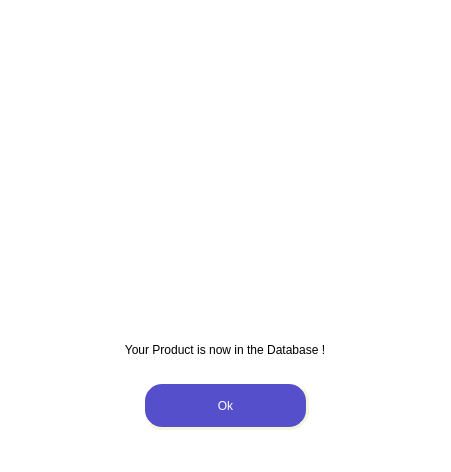
<?xml version="1.0" encoding="UTF-8"?>
<ui version="4.0">
 <class>Product_dialogue_Window</class>
 <widget class="QMainWindow" name="Product_dialogue_Window">
  <property name="geometry">
   <rect>
    <x>0</x>
    <y>0</y>
    <width>451</width>
    <height>472</height>
   </rect>
  </property>
  <property name="windowTitle">
   <string>MainWindow</string>
  </property>
  <property name="styleSheet">
   <string notr="true">background-color:white;</string>
  </property>
  <widget class="QWidget" name="centralwidget">
   <layout class="QGridLayout" name="gridLayout_3">
    <item row="0" column="0">
     <widget class="QWidget" name="verticalWidget" native="true">
      <property name="minimumSize">
       <size>
        <width>433</width>
        <height>428</height>
       </size>
      </property>
      <property name="maximumSize">
       <size>
        <width>433</width>
        <height>428</height>
       </size>
      </property>
      <layout class="QVBoxLayout" name="verticalLayout">
       <item>
        <widget class="QLabel" name="label">
         <property name="minimumSize">
          <size>
           <width>431</width>
           <height>311</height>
          </size>
         </property>
         <property name="maximumSize">
          <size>
           <width>431</width>
           <height>311</height>
          </size>
         </property>
         <property name="styleSheet">
          <string notr="true">background-image: url(:/sign_in_dialogue/undraw_Happy_announcement_re_tsm0.png);</string>
         </property>
         <property name="text">
          <string/>
         </property>
         <property name="pixmap">
          <pixmap resource="qrc_main.qrc">:/database/undraw_Folder_files_re_2cbm.png</pixmap>
         </property>
         <property name="scaledContents">
          <bool>true</bool>
         </property>
         <property name="wordWrap">
          <bool>false</bool>
         </property>
        </widget>
       </item>
       <item>
        <layout class="QGridLayout" name="gridLayout_2">
         <item row="0" column="0">
          <widget class="QLabel" name="output_message">
           <property name="minimumSize">
            <size>
             <width>400</width>
             <height>50</height>
            </size>
           </property>
           <property name="maximumSize">
            <size>
             <width>400</width>
             <height>50</height>
            </size>
           </property>
           <property name="styleSheet">
            <string notr="true">QLabel {
	font: 10pt &quot;Eras Medium ITC&quot;;
	}</string>
           </property>
           <property name="text">
            <string>&lt;html&gt;&lt;head/&gt;&lt;body&gt;&lt;p align=&quot;center&quot;&gt;Your Product is now in the Database !&lt;/p&gt;&lt;/body&gt;&lt;/html&gt;</string>
           </property>
          </widget>
         </item>
        </layout>
       </item>
       <item>
        <layout class="QGridLayout" name="gridLayout">
         <item row="0" column="0">
          <widget class="QPushButton" name="ok">
           <property name="sizePolicy">
            <sizepolicy hsizetype="Ignored" vsizetype="Ignored">
             <horstretch>0</horstretch>
             <verstretch>0</verstretch>
            </sizepolicy>
           </property>
           <property name="minimumSize">
            <size>
             <width>167</width>
             <height>49</height>
            </size>
           </property>
           <property name="maximumSize">
            <size>
             <width>167</width>
             <height>49</height>
            </size>
           </property>
           <property name="styleSheet">
            <string notr="true">QPushButton {
	background-color:#564fcc;
	font: 10pt &quot;Eras Medium ITC&quot;;
	color:white;
	border-style: outset;
	border-width: 3px;
	border-radius: 20px;
	border-color: beige;

	}

QPushButton:hover {
	background-color:#f2f2f2;
	color:#6c63ff;
	border-color:#6c63ff;
    border-style:outset;
	font-weight:bold;
}</string>
           </property>
           <property name="text">
            <string>Ok</string>
           </property>
          </widget>
         </item>
        </layout>
       </item>
      </layout>
     </widget>
    </item>
   </layout>
  </widget>
  <widget class="QStatusBar" name="statusbar"/>
 </widget>
 <resources>
  <include location="qrc_main.qrc"/>
 </resources>
 <connections/>
</ui>
